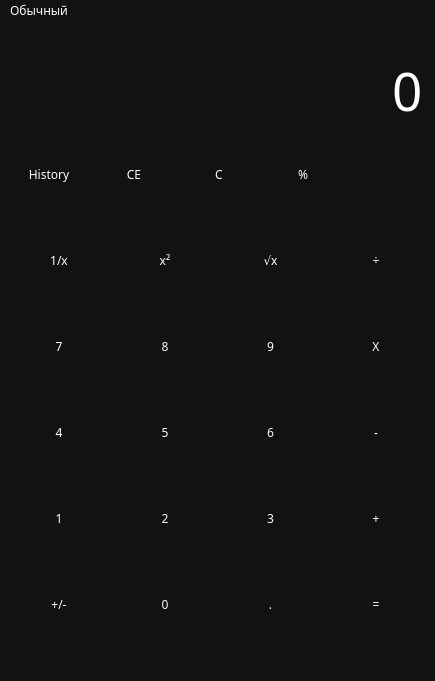
<?xml version="1.0" encoding="UTF-8"?>
<ui version="4.0">
 <class>MainWindow</class>
 <widget class="QMainWindow" name="MainWindow">
  <property name="geometry">
   <rect>
    <x>0</x>
    <y>0</y>
    <width>435</width>
    <height>681</height>
   </rect>
  </property>
  <property name="minimumSize">
   <size>
    <width>434</width>
    <height>681</height>
   </size>
  </property>
  <property name="windowTitle">
   <string>MainWindow</string>
  </property>
  <property name="styleSheet">
   <string notr="true">QWidget {
    color: white;
    background-color: #121212;
    font-family: Rubik;
}

QPushButton {
    background-color: transparent;
    border: none;
}

QPushButton:hover {
    background-color: #666;
}

QPushButton:pressed {
    background-color: #888;
}</string>
  </property>
  <widget class="QWidget" name="centralwidget">
   <layout class="QVBoxLayout" name="verticalLayout">
    <item>
     <layout class="QGridLayout" name="gridLayout_9">
      <item row="0" column="0">
       <widget class="QLabel" name="label">
        <property name="enabled">
         <bool>true</bool>
        </property>
        <property name="sizePolicy">
         <sizepolicy hsizetype="Preferred" vsizetype="Maximum">
          <horstretch>0</horstretch>
          <verstretch>0</verstretch>
         </sizepolicy>
        </property>
        <property name="baseSize">
         <size>
          <width>0</width>
          <height>0</height>
         </size>
        </property>
        <property name="font">
         <font>
          <family>Rubik</family>
         </font>
        </property>
        <property name="styleSheet">
         <string notr="true">color: #888;</string>
        </property>
        <property name="midLineWidth">
         <number>2</number>
        </property>
        <property name="text">
         <string/>
        </property>
        <property name="alignment">
         <set>Qt::AlignmentFlag::AlignRight|Qt::AlignmentFlag::AlignTrailing|Qt::AlignmentFlag::AlignVCenter</set>
        </property>
       </widget>
      </item>
      <item row="1" column="0">
       <widget class="QLineEdit" name="le_enty">
        <property name="sizePolicy">
         <sizepolicy hsizetype="Expanding" vsizetype="Maximum">
          <horstretch>0</horstretch>
          <verstretch>0</verstretch>
         </sizepolicy>
        </property>
        <property name="styleSheet">
         <string notr="true">font-size: 40pt;
border: none;</string>
        </property>
        <property name="text">
         <string>0</string>
        </property>
        <property name="maxLength">
         <number>10</number>
        </property>
        <property name="alignment">
         <set>Qt::AlignmentFlag::AlignRight|Qt::AlignmentFlag::AlignTrailing|Qt::AlignmentFlag::AlignVCenter</set>
        </property>
        <property name="readOnly">
         <bool>true</bool>
        </property>
       </widget>
      </item>
     </layout>
    </item>
    <item>
     <layout class="QGridLayout" name="gridLayout_4">
      <item row="0" column="2">
       <widget class="QPushButton" name="C">
        <property name="minimumSize">
         <size>
          <width>80</width>
          <height>80</height>
         </size>
        </property>
        <property name="font">
         <font>
          <family>Rubik</family>
         </font>
        </property>
        <property name="styleSheet">
         <string notr="true">
QPushButton:hover {
    background-color: #666;
}

QPushButton:pressed {
    background-color: #888;
}</string>
        </property>
        <property name="text">
         <string>C</string>
        </property>
       </widget>
      </item>
      <item row="0" column="1">
       <widget class="QPushButton" name="CE">
        <property name="minimumSize">
         <size>
          <width>80</width>
          <height>80</height>
         </size>
        </property>
        <property name="font">
         <font>
          <family>Rubik</family>
         </font>
        </property>
        <property name="styleSheet">
         <string notr="true">QPushButton:hover {
    background-color: #666;
}

QPushButton:pressed {
    background-color: #888;
}</string>
        </property>
        <property name="text">
         <string>CE</string>
        </property>
       </widget>
      </item>
      <item row="0" column="4">
       <widget class="QPushButton" name="prosent">
        <property name="minimumSize">
         <size>
          <width>80</width>
          <height>80</height>
         </size>
        </property>
        <property name="font">
         <font>
          <family>Rubik</family>
         </font>
        </property>
        <property name="styleSheet">
         <string notr="true">QPushButton:hover {
    background-color: #666;
}

QPushButton:pressed {
    background-color: #888;
}</string>
        </property>
        <property name="text">
         <string>%</string>
        </property>
       </widget>
      </item>
      <item row="0" column="6">
       <widget class="QPushButton" name="steret">
        <property name="minimumSize">
         <size>
          <width>80</width>
          <height>80</height>
         </size>
        </property>
        <property name="font">
         <font>
          <family>Rubik</family>
         </font>
        </property>
        <property name="styleSheet">
         <string notr="true">QPushButton:hover {
    background-color: #666;
}

QPushButton:pressed {
    background-color: #888;
}</string>
        </property>
        <property name="text">
         <string/>
        </property>
        <property name="icon">
         <iconset>
          <normaloff>:/icons/Downloads/backspace_34dp_FFFFFF_FILL0_wght400_GRAD0_opsz40.png</normaloff>:/icons/Downloads/backspace_34dp_FFFFFF_FILL0_wght400_GRAD0_opsz40.png</iconset>
        </property>
        <property name="iconSize">
         <size>
          <width>24</width>
          <height>24</height>
         </size>
        </property>
       </widget>
      </item>
      <item row="0" column="0">
       <widget class="QPushButton" name="history">
        <property name="minimumSize">
         <size>
          <width>80</width>
          <height>80</height>
         </size>
        </property>
        <property name="text">
         <string>History</string>
        </property>
       </widget>
      </item>
     </layout>
    </item>
    <item>
     <layout class="QGridLayout" name="gridLayout_3">
      <item row="0" column="2">
       <widget class="QPushButton" name="root_koren_">
        <property name="minimumSize">
         <size>
          <width>80</width>
          <height>80</height>
         </size>
        </property>
        <property name="font">
         <font>
          <family>Rubik</family>
         </font>
        </property>
        <property name="styleSheet">
         <string notr="true">QPushButton:hover {
    background-color: #666;
}

QPushButton:pressed {
    background-color: #888;
}</string>
        </property>
        <property name="text">
         <string>√х</string>
        </property>
       </widget>
      </item>
      <item row="0" column="3">
       <widget class="QPushButton" name="delenie">
        <property name="minimumSize">
         <size>
          <width>80</width>
          <height>80</height>
         </size>
        </property>
        <property name="font">
         <font>
          <family>Rubik</family>
         </font>
        </property>
        <property name="styleSheet">
         <string notr="true">QPushButton:hover {
    background-color: #666;
}

QPushButton:pressed {
    background-color: #888;
}</string>
        </property>
        <property name="text">
         <string>÷</string>
        </property>
       </widget>
      </item>
      <item row="0" column="1">
       <widget class="QPushButton" name="x_in_2">
        <property name="minimumSize">
         <size>
          <width>80</width>
          <height>80</height>
         </size>
        </property>
        <property name="font">
         <font>
          <family>Rubik</family>
         </font>
        </property>
        <property name="styleSheet">
         <string notr="true">QPushButton:hover {
    background-color: #666;
}

QPushButton:pressed {
    background-color: #888;
}</string>
        </property>
        <property name="text">
         <string>x²</string>
        </property>
       </widget>
      </item>
      <item row="0" column="0">
       <widget class="QPushButton" name="_1_na_x">
        <property name="enabled">
         <bool>true</bool>
        </property>
        <property name="minimumSize">
         <size>
          <width>80</width>
          <height>80</height>
         </size>
        </property>
        <property name="font">
         <font>
          <family>Rubik</family>
         </font>
        </property>
        <property name="styleSheet">
         <string notr="true">QPushButton:hover {
    background-color: #666;
}

QPushButton:pressed {
    background-color: #888;
}</string>
        </property>
        <property name="text">
         <string>1/x</string>
        </property>
       </widget>
      </item>
     </layout>
    </item>
    <item>
     <layout class="QGridLayout" name="gridLayout_2">
      <item row="0" column="2">
       <widget class="QPushButton" name="_9_">
        <property name="minimumSize">
         <size>
          <width>80</width>
          <height>80</height>
         </size>
        </property>
        <property name="font">
         <font>
          <family>Rubik</family>
         </font>
        </property>
        <property name="styleSheet">
         <string notr="true">QPushButton:hover {
    background-color: #666;
}

QPushButton:pressed {
    background-color: #888;
}</string>
        </property>
        <property name="text">
         <string>9</string>
        </property>
       </widget>
      </item>
      <item row="0" column="3">
       <widget class="QPushButton" name="mnogenie">
        <property name="minimumSize">
         <size>
          <width>80</width>
          <height>80</height>
         </size>
        </property>
        <property name="font">
         <font>
          <family>Rubik</family>
         </font>
        </property>
        <property name="styleSheet">
         <string notr="true">QPushButton:hover {
    background-color: #666;
}

QPushButton:pressed {
    background-color: #888;
}</string>
        </property>
        <property name="text">
         <string>X</string>
        </property>
       </widget>
      </item>
      <item row="0" column="1">
       <layout class="QGridLayout" name="gridLayout">
        <item row="0" column="0" rowspan="2">
         <widget class="QPushButton" name="_8_">
          <property name="minimumSize">
           <size>
            <width>80</width>
            <height>80</height>
           </size>
          </property>
          <property name="font">
           <font>
            <family>Rubik</family>
           </font>
          </property>
          <property name="styleSheet">
           <string notr="true">QPushButton:hover {
    background-color: #666;
}

QPushButton:pressed {
    background-color: #888;
}</string>
          </property>
          <property name="text">
           <string>8</string>
          </property>
         </widget>
        </item>
       </layout>
      </item>
      <item row="0" column="0">
       <widget class="QPushButton" name="_7_">
        <property name="minimumSize">
         <size>
          <width>80</width>
          <height>80</height>
         </size>
        </property>
        <property name="font">
         <font>
          <family>Rubik</family>
         </font>
        </property>
        <property name="styleSheet">
         <string notr="true">QPushButton:hover {
    background-color: #666;
}

QPushButton:pressed {
    background-color: #888;
}</string>
        </property>
        <property name="text">
         <string>7</string>
        </property>
       </widget>
      </item>
     </layout>
    </item>
    <item>
     <layout class="QGridLayout" name="gridLayout_5">
      <item row="0" column="2">
       <layout class="QGridLayout" name="gridLayout_7">
        <item row="0" column="0">
         <widget class="QPushButton" name="_6_">
          <property name="minimumSize">
           <size>
            <width>80</width>
            <height>80</height>
           </size>
          </property>
          <property name="font">
           <font>
            <family>Rubik</family>
           </font>
          </property>
          <property name="styleSheet">
           <string notr="true">QPushButton:hover {
    background-color: #666;
}

QPushButton:pressed {
    background-color: #888;
}</string>
          </property>
          <property name="text">
           <string>6</string>
          </property>
         </widget>
        </item>
       </layout>
      </item>
      <item row="0" column="3">
       <widget class="QPushButton" name="minus">
        <property name="minimumSize">
         <size>
          <width>80</width>
          <height>80</height>
         </size>
        </property>
        <property name="font">
         <font>
          <family>Rubik</family>
         </font>
        </property>
        <property name="styleSheet">
         <string notr="true">QPushButton:hover {
    background-color: #666;
}

QPushButton:pressed {
    background-color: #888;
}</string>
        </property>
        <property name="text">
         <string>-</string>
        </property>
       </widget>
      </item>
      <item row="0" column="1">
       <widget class="QPushButton" name="_5_">
        <property name="minimumSize">
         <size>
          <width>80</width>
          <height>80</height>
         </size>
        </property>
        <property name="font">
         <font>
          <family>Rubik</family>
         </font>
        </property>
        <property name="styleSheet">
         <string notr="true">QPushButton:hover {
    background-color: #666;
}

QPushButton:pressed {
    background-color: #888;
}</string>
        </property>
        <property name="text">
         <string>5</string>
        </property>
       </widget>
      </item>
      <item row="0" column="0">
       <widget class="QPushButton" name="_4_">
        <property name="minimumSize">
         <size>
          <width>80</width>
          <height>80</height>
         </size>
        </property>
        <property name="font">
         <font>
          <family>Rubik</family>
         </font>
        </property>
        <property name="styleSheet">
         <string notr="true">QPushButton:hover {
    background-color: #666;
}

QPushButton:pressed {
    background-color: #888;
}</string>
        </property>
        <property name="text">
         <string>4</string>
        </property>
       </widget>
      </item>
     </layout>
    </item>
    <item>
     <layout class="QGridLayout" name="gridLayout_6">
      <item row="0" column="2">
       <widget class="QPushButton" name="_3_">
        <property name="minimumSize">
         <size>
          <width>80</width>
          <height>80</height>
         </size>
        </property>
        <property name="font">
         <font>
          <family>Rubik</family>
         </font>
        </property>
        <property name="styleSheet">
         <string notr="true">QPushButton:hover {
    background-color: #666;
}

QPushButton:pressed {
    background-color: #888;
}</string>
        </property>
        <property name="text">
         <string>3</string>
        </property>
       </widget>
      </item>
      <item row="0" column="4">
       <widget class="QPushButton" name="plus">
        <property name="minimumSize">
         <size>
          <width>80</width>
          <height>80</height>
         </size>
        </property>
        <property name="font">
         <font>
          <family>Rubik</family>
         </font>
        </property>
        <property name="styleSheet">
         <string notr="true">QPushButton:hover {
    background-color: #666;
}

QPushButton:pressed {
    background-color: #888;
}</string>
        </property>
        <property name="text">
         <string>+</string>
        </property>
       </widget>
      </item>
      <item row="0" column="1">
       <widget class="QPushButton" name="_2_">
        <property name="minimumSize">
         <size>
          <width>80</width>
          <height>80</height>
         </size>
        </property>
        <property name="font">
         <font>
          <family>Rubik</family>
         </font>
        </property>
        <property name="styleSheet">
         <string notr="true">QPushButton:hover {
    background-color: #666;
}

QPushButton:pressed {
    background-color: #888;
}</string>
        </property>
        <property name="text">
         <string>2</string>
        </property>
       </widget>
      </item>
      <item row="0" column="0">
       <widget class="QPushButton" name="_1_">
        <property name="minimumSize">
         <size>
          <width>80</width>
          <height>80</height>
         </size>
        </property>
        <property name="font">
         <font>
          <family>Rubik</family>
         </font>
        </property>
        <property name="styleSheet">
         <string notr="true">QPushButton:hover {
    background-color: #666;
}

QPushButton:pressed {
    background-color: #888;
}</string>
        </property>
        <property name="text">
         <string>1</string>
        </property>
       </widget>
      </item>
     </layout>
    </item>
    <item>
     <layout class="QGridLayout" name="gridLayout_8">
      <item row="0" column="1">
       <widget class="QPushButton" name="_0_">
        <property name="minimumSize">
         <size>
          <width>80</width>
          <height>80</height>
         </size>
        </property>
        <property name="font">
         <font>
          <family>Rubik</family>
         </font>
        </property>
        <property name="styleSheet">
         <string notr="true">QPushButton:hover {
    background-color: #666;
}

QPushButton:pressed {
    background-color: #888;
}</string>
        </property>
        <property name="text">
         <string>0</string>
        </property>
       </widget>
      </item>
      <item row="0" column="2">
       <widget class="QPushButton" name="ne_seloe">
        <property name="minimumSize">
         <size>
          <width>80</width>
          <height>80</height>
         </size>
        </property>
        <property name="font">
         <font>
          <family>Rubik</family>
         </font>
        </property>
        <property name="styleSheet">
         <string notr="true">QPushButton:hover {
    background-color: #666;
}

QPushButton:pressed {
    background-color: #888;
}</string>
        </property>
        <property name="text">
         <string>.</string>
        </property>
        <property name="iconSize">
         <size>
          <width>50</width>
          <height>50</height>
         </size>
        </property>
       </widget>
      </item>
      <item row="0" column="3">
       <widget class="QPushButton" name="ravno">
        <property name="minimumSize">
         <size>
          <width>80</width>
          <height>80</height>
         </size>
        </property>
        <property name="font">
         <font>
          <family>Rubik</family>
         </font>
        </property>
        <property name="styleSheet">
         <string notr="true">QPushButton:hover {
    background-color: #666;
}

QPushButton:pressed {
    background-color: #888;
}</string>
        </property>
        <property name="text">
         <string>=</string>
        </property>
       </widget>
      </item>
      <item row="0" column="0">
       <widget class="QPushButton" name="plus_or_minus">
        <property name="minimumSize">
         <size>
          <width>80</width>
          <height>80</height>
         </size>
        </property>
        <property name="font">
         <font>
          <family>Rubik</family>
         </font>
        </property>
        <property name="styleSheet">
         <string notr="true">QPushButton:hover {
    background-color: #666;
}

QPushButton:pressed {
    background-color: #888;
}</string>
        </property>
        <property name="text">
         <string>+/-</string>
        </property>
       </widget>
      </item>
     </layout>
    </item>
   </layout>
  </widget>
  <widget class="QMenuBar" name="menubar">
   <property name="geometry">
    <rect>
     <x>0</x>
     <y>0</y>
     <width>435</width>
     <height>23</height>
    </rect>
   </property>
   <widget class="QMenu" name="menuCalculato">
    <property name="title">
     <string>Обычный</string>
    </property>
   </widget>
   <addaction name="menuCalculato"/>
  </widget>
  <widget class="QStatusBar" name="statusbar"/>
 </widget>
 <resources/>
 <connections/>
</ui>
